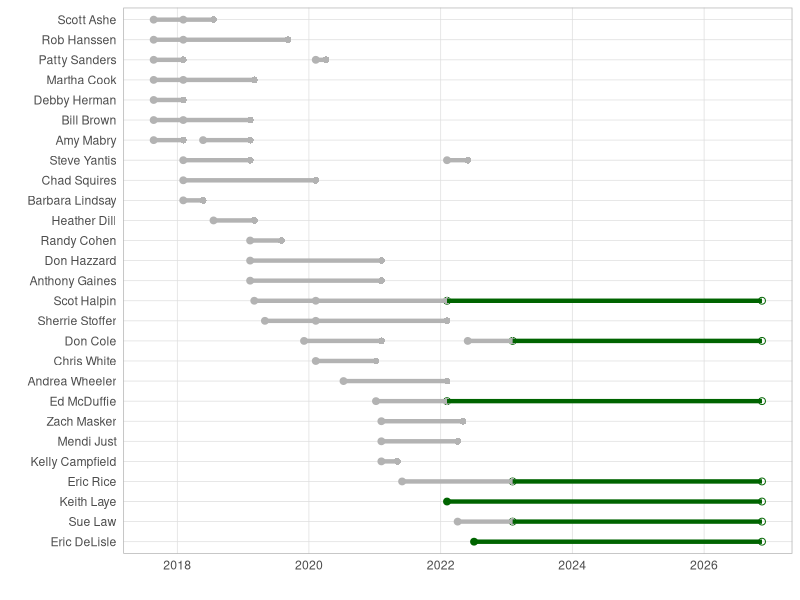
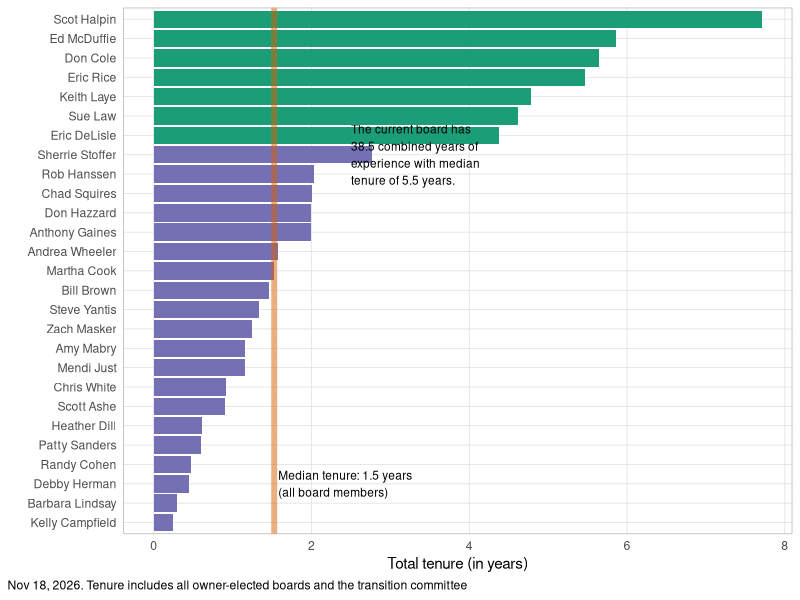
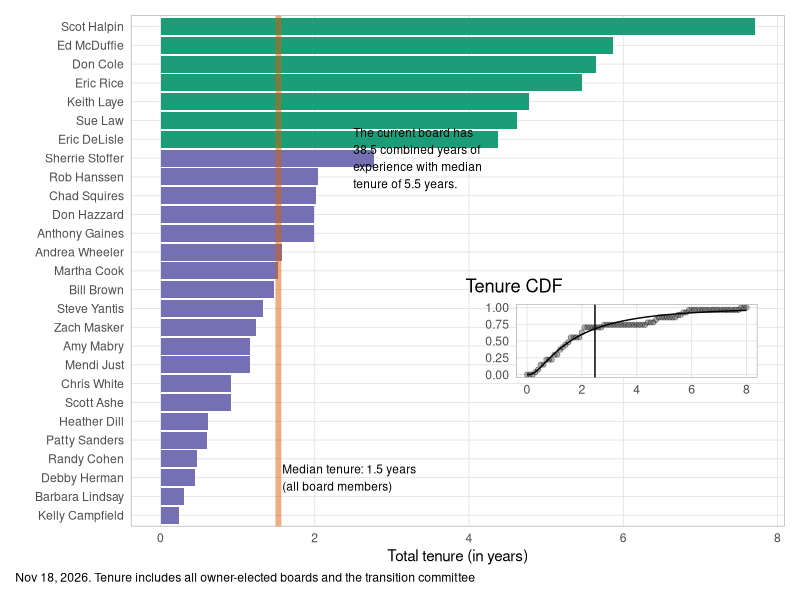
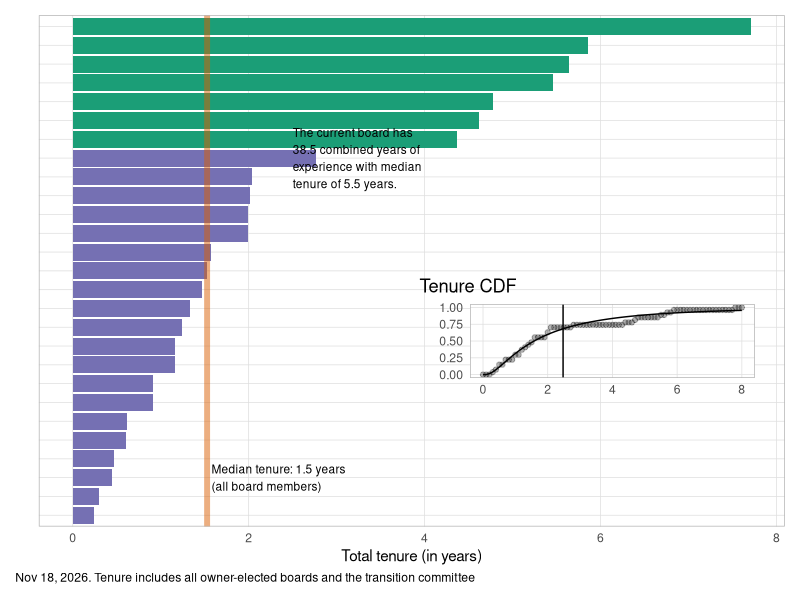
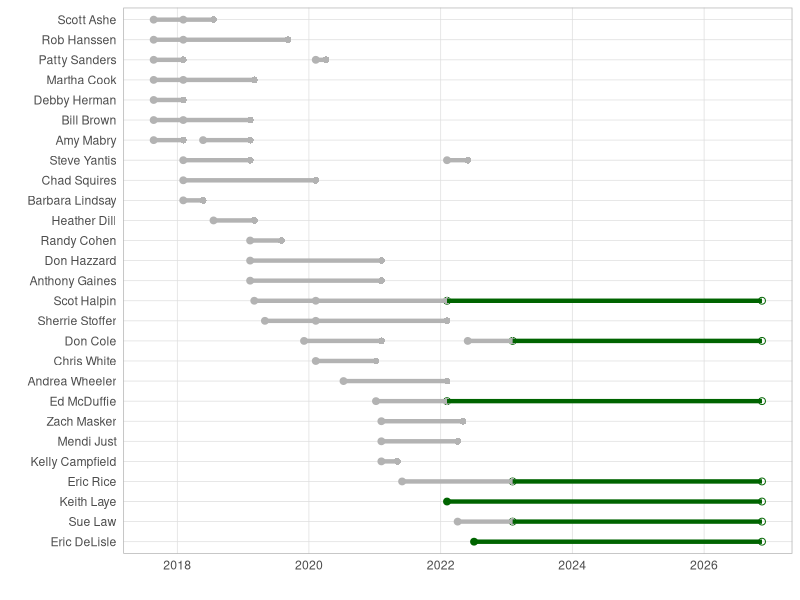

Here is the R script that generated these plots, in order:
library(tidyverse)
library(patchwork)

theme_set(
    theme_light() +
        theme(
            plot.title.position = "plot",
            plot.caption = element_text(hjust = 0),
            plot.caption.position = "plot",
            panel.grid.minor = element_blank(),
            axis.ticks = element_blank()
        )
)

pdf_lognorm <- function(x, mu, sig) {
    .5 * (1 + pracma::erf((log(x) - mu) / (sqrt(2) * sig)))
}

now <- lubridate::today()
pdate <- format(now, format = "%b %d, %Y")

board_tenure_raw <- read_csv("sources/boardmember_tenure.csv") %>%
    mutate(active = is.na(resignation)) %>%
    replace_na(list(resignation = now)) %>%
    mutate(tenure = (resignation - start) / lubridate::dyears(1))

board_tenure <-
    board_tenure_raw %>%
    group_by(name) %>%
    summarize(
        total_tenure = sum(tenure),
        active = max(active),
        .groups = "drop"
    ) %>%
    arrange(-total_tenure)

median_tenure <- median(board_tenure$total_tenure)

board_comment <-
    board_tenure %>%
    filter(active > 0) %>%
    summarize(
        sum_tenure = sum(total_tenure),
        median_tenure = median(total_tenure)
    ) %>%
    mutate(comment = glue::glue("The current board has\n{round(sum_tenure, 1)} combined years of\nexperience with median\ntenure of {round(median_tenure, 1)} years.")) # nolint

median_active <- board_comment$median_tenure

tenure_plot <-
    board_tenure %>%
    ggplot() +
    aes(
        y = fct_reorder(name, total_tenure),
        x = total_tenure,
        fill = factor(active)
    ) +
    geom_col(show.legend = FALSE) +
    geom_vline(
        xintercept = median_tenure, lty = 1,
        alpha = .5, size = 2, color = "#d95f02"
    ) +
    scale_fill_manual(values = c("0" = "#7570b3", "1" = "#1b9e77")) +
    labs(
        x = "Total tenure (in years)", y = "",
        caption = glue::glue("{pdate}. Tenure includes all owner-elected boards and the transition committee") # nolint
    ) +
    annotate("text",
        x = median_tenure + .05, y = 3, size = 3, , hjust = 0,
        label = glue::glue("Median tenure: {round(median_tenure,1)} years\n(all board members)") # nolint
    ) +
    annotate("text",
        x = 2.5, y = 20, label = board_comment$comment,
        size = 3, hjust = 0
    )

ggsave("tenure/boardmember_tenure.png",
    width = 6, height = 7,
    plot = tenure_plot
)


logparam <-
    with(
        board_tenure,
        list(
            mean = mean(log(total_tenure)),
            sd = sd(log(total_tenure))
        )
    )

normparam <-
    with(
        board_tenure,
        list(
            mean = mean(total_tenure),
            sd = sd(total_tenure)
        )
    )

logmn <- exp(logparam[["mean"]] + .5 * logparam[["sd"]]^2)


board_cdf <-
    tibble(
        ten_length = seq(0, ceiling(max(board_tenure$total_tenure)), .1),
        cdf = map_dbl(ten_length, ~ nrow(board_tenure %>% filter(total_tenure < .x))) / nrow(board_tenure), # nolint
        cdf_simul_log = map_dbl(ten_length, ~ pdf_lognorm(.x, logparam[["mean"]], logparam[["sd"]])) # nolint
    )

lognormal_plot <-
    board_cdf %>%
    ggplot() +
    aes(x = ten_length) +
    geom_point(aes(y = cdf), alpha = .3) +
    geom_line(aes(y = cdf_simul_log)) +
    geom_vline(xintercept = logmn) +
    labs(x = "", y = "", title = "Tenure CDF") +
    theme(plot.background = element_blank())

finalplot <- tenure_plot + inset_element(lognormal_plot, .5, .2, .97, .5) 

ggsave("tenure/boardmember_tenure_with_dist.png",
    width = 6, height = 7,
    plot = finalplot
)

finalplot2 <- tenure_plot + theme(axis.text.y=element_blank())+ inset_element(lognormal_plot, .5, .2, .97, .5) 

ggsave("tenure/boardmember_tenure_with_dist_nonames.png",
    width = 6, height = 7,
    plot = finalplot2
)

#
# board composition
#

board_tenure_raw %>%
    group_by(name) %>%
    mutate(first_start = min(start)) %>%
    ungroup %>%
    mutate(name = fct_reorder(name, desc(first_start))) %>%
    ggplot + aes(y = name) + 
    geom_point(aes(x = start, color = active), size = 2) + 
    geom_point(aes(x = resignation, color = active, shape = active), size = 2) + 
    geom_segment(aes(yend = name, x = start, xend = resignation, color = active), size = 1.5) +
    scale_color_manual(values = c("TRUE" = "darkgreen", "FALSE" = "gray70")) +
    scale_shape_manual(values = c("TRUE" = 1, "FALSE" = 16)) + 
    theme(legend.position = "none") + 
    labs(x = "", y = "")

ggsave("tenure/boardmember_timeline.png", height = 8, width = 8)